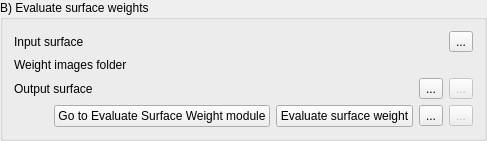
        <widget class="ctkCollapsibleGroupBox" name="EvalSurfaceWeightCollapsibleGroupBox">
         <property name="sizePolicy">
          <sizepolicy hsizetype="Preferred" vsizetype="Minimum">
           <horstretch>0</horstretch>
           <verstretch>0</verstretch>
          </sizepolicy>
         </property>
         <property name="title">
          <string>B) Evaluate surface weights</string>
         </property>
         <layout class="QGridLayout" name="gridLayout_10">
          <item row="0" column="0">
           <widget class="QLabel" name="EvalSurfaceWeightInputNodeLabel">
            <property name="text">
             <string>Input surface</string>
            </property>
            <property name="workflow" stdset="0">
             <stringlist>
              <string>1</string>
              <string>2</string>
             </stringlist>
            </property>
           </widget>
          </item>
          <item row="0" column="1">
           <widget class="qMRMLNodeComboBox" name="EvalSurfaceWeightInputNodeComboBox">
            <property name="toolTip">
             <string>Select the input surface for which the weight will be evaluated</string>
            </property>
            <property name="nodeTypes">
             <stringlist>
              <string>vtkMRMLModelNode</string>
             </stringlist>
            </property>
            <property name="addEnabled">
             <bool>false</bool>
            </property>
            <property name="workflow" stdset="0">
             <stringlist>
              <string>1</string>
              <string>2</string>
             </stringlist>
            </property>
           </widget>
          </item>
          <item row="1" column="0">
           <widget class="QLabel" name="EvalSurfaceWeightWeightDirectoryLabel">
            <property name="text">
             <string>Weight images folder</string>
            </property>
            <property name="workflow" stdset="0">
             <stringlist>
              <string>2</string>
             </stringlist>
            </property>
           </widget>
          </item>
          <item row="1" column="1" colspan="3">
           <widget class="ctkPathLineEdit" name="EvalSurfaceWeightWeightPathLineEdit">
            <property name="filters">
             <set>ctkPathLineEdit::Dirs|ctkPathLineEdit::Drives|ctkPathLineEdit::Readable|ctkPathLineEdit::Writable</set>
            </property>
            <property name="workflow" stdset="0">
             <stringlist>
              <string>2</string>
             </stringlist>
            </property>
           </widget>
          </item>
          <item row="0" column="3">
           <widget class="QToolButton" name="EvalSurfaceWeightInputNodeToolButton">
            <property name="toolTip">
             <string>Load the surface model to pose.</string>
            </property>
            <property name="text">
             <string>...</string>
            </property>
            <property name="workflow" stdset="0">
             <stringlist>
              <string>1</string>
              <string>2</string>
             </stringlist>
            </property>
           </widget>
          </item>
          <item row="2" column="3">
           <widget class="QToolButton" name="EvalSurfaceWeightOutputNodeToolButton">
            <property name="enabled">
             <bool>false</bool>
            </property>
            <property name="toolTip">
             <string>Save to file the pre-posed surface model.</string>
            </property>
            <property name="text">
             <string>...</string>
            </property>
            <property name="workflow" stdset="0">
             <stringlist>
              <string>1</string>
              <string>2</string>
             </stringlist>
            </property>
           </widget>
          </item>
          <item row="2" column="0">
           <widget class="QLabel" name="EvalSurfaceWeightOutputNodeLabel">
            <property name="text">
             <string>Output surface</string>
            </property>
            <property name="workflow" stdset="0">
             <stringlist>
              <string>1</string>
              <string>2</string>
             </stringlist>
            </property>
           </widget>
          </item>
          <item row="2" column="1">
           <widget class="qMRMLNodeComboBox" name="EvalSurfaceWeightOutputNodeComboBox">
            <property name="toolTip">
             <string>Select the output surface for which each vertex has an associated weight</string>
            </property>
            <property name="nodeTypes">
             <stringlist>
              <string>vtkMRMLModelNode</string>
             </stringlist>
            </property>
            <property name="workflow" stdset="0">
             <stringlist>
              <string>1</string>
              <string>2</string>
             </stringlist>
            </property>
           </widget>
          </item>
          <item row="3" column="0" colspan="4">
           <layout class="QHBoxLayout" name="horizontalLayout_13">
            <item>
             <spacer name="horizontalSpacer_17">
              <property name="orientation">
               <enum>Qt::Horizontal</enum>
              </property>
              <property name="sizeHint" stdset="0">
               <size>
                <width>40</width>
                <height>20</height>
               </size>
              </property>
             </spacer>
            </item>
            <item>
             <widget class="QPushButton" name="EvalSurfaceWeightGoToPushButton">
              <property name="toolTip">
               <string>Open the &quot;Evaluate Surface Weights&quot; module</string>
              </property>
              <property name="text">
               <string>Go to Evaluate Surface Weight module</string>
              </property>
              <property name="workflow" stdset="0">
               <stringlist>
                <string>2</string>
               </stringlist>
              </property>
             </widget>
            </item>
            <item>
             <widget class="QPushButton" name="EvalSurfaceWeightApplyPushButton">
              <property name="toolTip">
               <string>&lt;!DOCTYPE HTML PUBLIC &quot;-//W3C//DTD HTML 4.0//EN&quot; &quot;http://www.w3.org/TR/REC-html40/strict.dtd&quot;&gt;
&lt;html&gt;&lt;head&gt;&lt;meta name=&quot;qrichtext&quot; content=&quot;1&quot; /&gt;&lt;style type=&quot;text/css&quot;&gt;
p, li { white-space: pre-wrap; }
&lt;/style&gt;&lt;/head&gt;&lt;body style=&quot; font-family:'MS Shell Dlg 2'; font-size:8.25pt; font-weight:400; font-style:normal;&quot;&gt;
&lt;p style=&quot; margin-top:0px; margin-bottom:0px; margin-left:0px; margin-right:0px; -qt-block-indent:0; text-indent:0px;&quot;&gt;&lt;span style=&quot; font-size:8pt;&quot;&gt;For each vertex of the surface, associate a weight for faster posing computation&lt;/span&gt;&lt;/p&gt;&lt;/body&gt;&lt;/html&gt;</string>
              </property>
              <property name="text">
               <string>Evaluate surface weight</string>
              </property>
              <property name="checkable">
               <bool>true</bool>
              </property>
             </widget>
            </item>
            <item>
             <widget class="QToolButton" name="EvalSurfaceWeightLoadToolButton">
              <property name="text">
               <string>...</string>
              </property>
              <property name="workflow" stdset="0">
               <stringlist>
                <string>0</string>
               </stringlist>
              </property>
             </widget>
            </item>
            <item>
             <widget class="QToolButton" name="EvalSurfaceWeightSaveToolButton">
              <property name="enabled">
               <bool>false</bool>
              </property>
              <property name="text">
               <string>...</string>
              </property>
              <property name="workflow" stdset="0">
               <stringlist>
                <string>0</string>
               </stringlist>
              </property>
             </widget>
            </item>
           </layout>
          </item>
          <item row="2" column="2">
           <widget class="QToolButton" name="EvalSurfaceWeightOutputNodeLoadToolButton">
            <property name="text">
             <string>...</string>
            </property>
            <property name="workflow" stdset="0">
             <stringlist>
              <string>1</string>
              <string>2</string>
             </stringlist>
            </property>
           </widget>
          </item>
         </layout>
        </widget>
